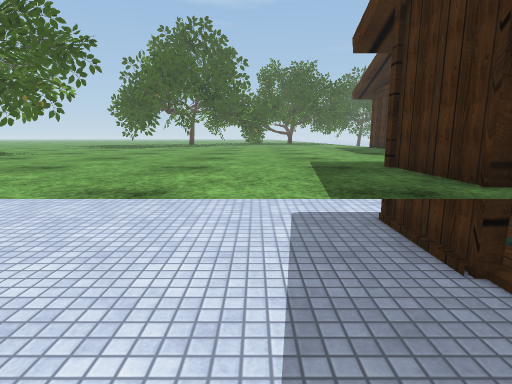
view 1 (above)

17 first-person views from a walk through a 3-D level made in the Unity game engine. The camera is 1.5 m above the floor, tilts 10° down and sees 80° across. The floor is counted in squares, 1 m on a side. Each view is taken from the middle of a square. On the plan, view 1 faces up. The plan holds only what a view shows up to about 15 squares ahead; the rest is blank. The place goes on beyond the plan. The player is left out. Some surface patterns are stand-ins.

view 2
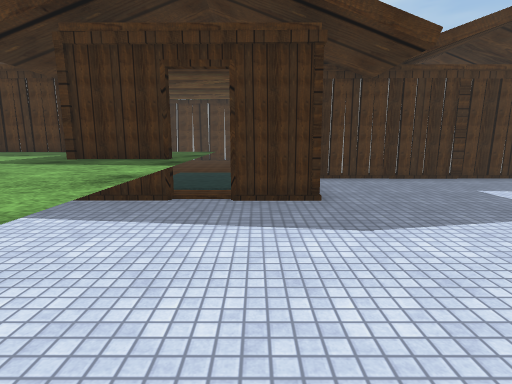

view 3
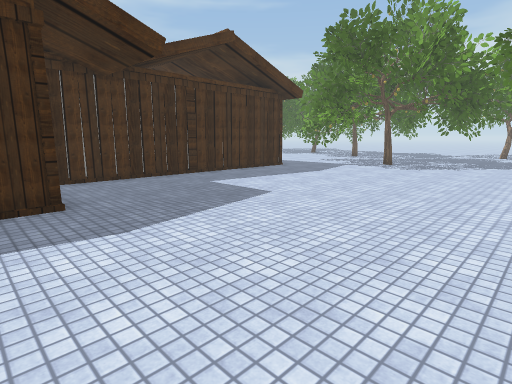

view 4
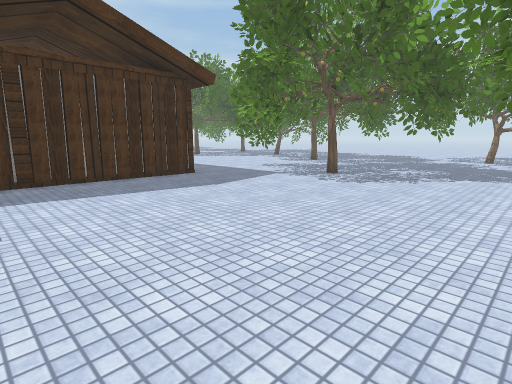

view 5
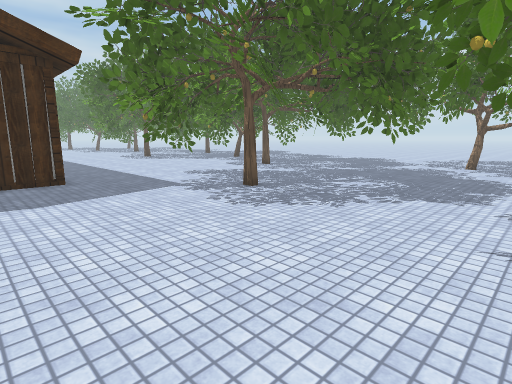

view 6
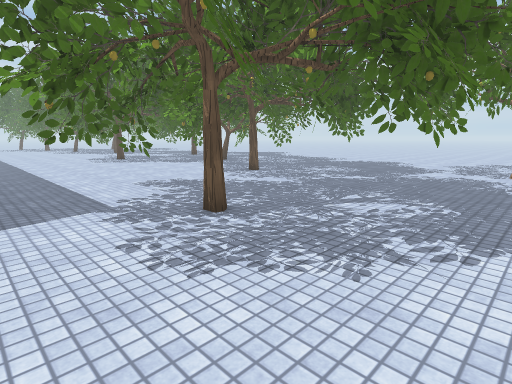

view 7
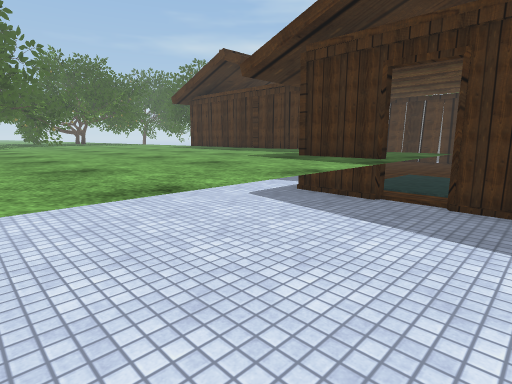

view 8
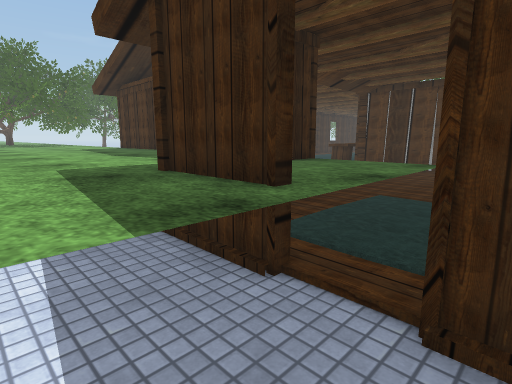

view 9
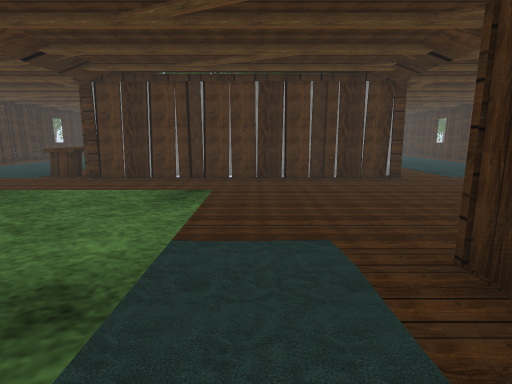

view 10
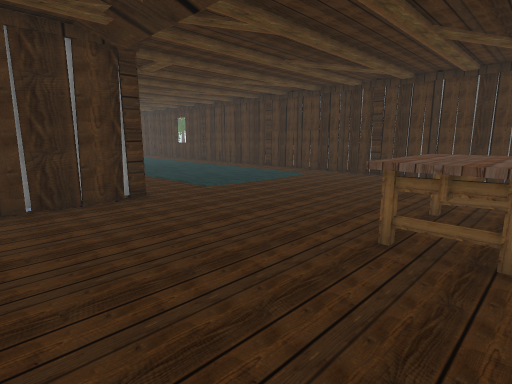

view 11
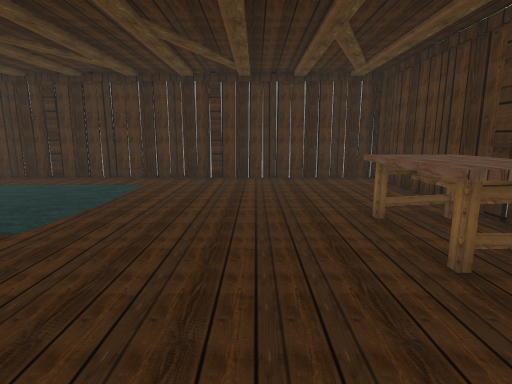

view 12
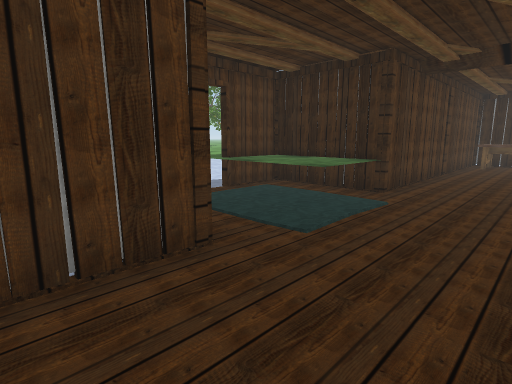

view 13
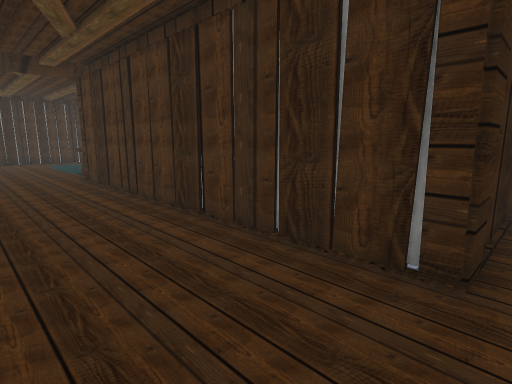

view 14
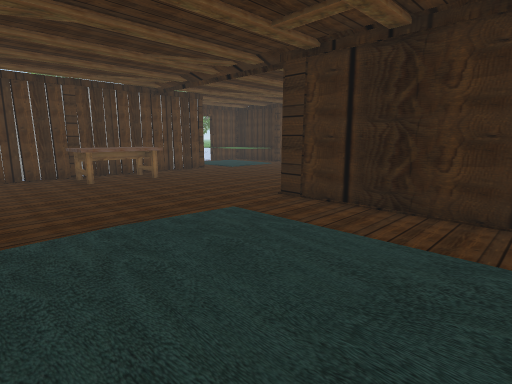

view 15
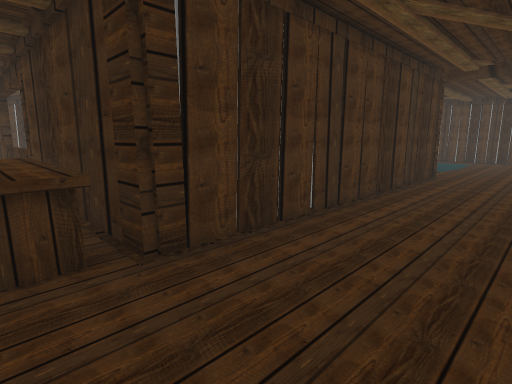

view 16
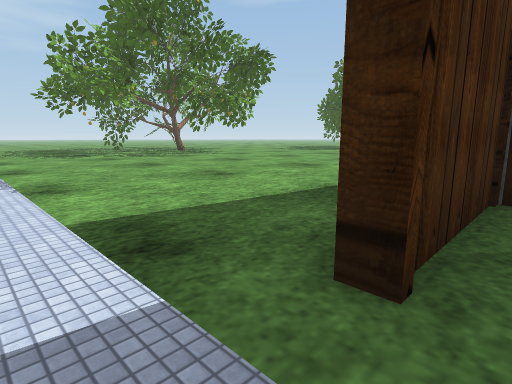

view 17
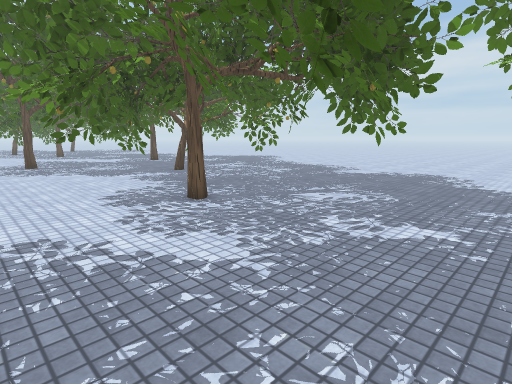

### Floor plan
Key: @ floor where view 1 was taken; # wall or solid block; . main floor; : floor 0.25 m higher than the main floor; ^ raised ledge; T tree; A table; O other object.
Columns run from 5 left of view 1 to 20 right of it. Each row starts with its distance up from view 1.
 10 ^^^^^^^^^^^#... ....OO
  9 ^^^^^^^^^^^#...  ...OOOO
  8 ^^^^^^^^^^^#... ....######
  7 T^^^^^^^^^^#... ....#
  6 ^^^^^^^^^^^#........#
  5 ^^^^^^^^^^^^........#
  4 ^^^^^^^^^^^^........#
  3 ^^^^^^^^^^^^........#
  2 ....................#
  1 .......##...........#
  0 .....@.##  .........#
 -1 .......... #........#
 -2 ...........#........#
 -3 ...........#........#####
 -4 ...........#.A............
 -5 ...........#AAA...........
 -6  ..........#AAA.....::::::
 -7 ...........#.A......::::::
 -8 ...........#........::::::
 -9 ...........#........:::::
-10 ...........#........::::::
-11 ...........#..............
-12 ...........#..............
-13 ...........###############
-14 .........T........
-15 .T.......T...........
-16 ..........T..T.......
-17  ......T...TTT......
-18  ..T.......TT......
-19  ... .............
-20  ...T.........T.......
-21  .. . .........T..........
-22  ....TT.T......T.........T
-23  ...........T..T..TTT...
-24  .......T... T...TT...T
-25  .......T......TT ...T
-26   .......TT.....TT...
-27  T.......TT....T...T
-28   .T.....TTT.T..T..
-29     ..T......TTT..
-30     .............
-31     .. .........
-32        ........
-33        .......
-34        ......
-35         ....
-36         ...
-37         ..

Positions as (right, up) in squares from view 1, and headings:
1: (0, 0), facing up
2: (-5, 1), facing right
3: (-5, 1), facing down-right
4: (-5, -5), facing down-right
5: (-5, -10), facing down-right
6: (-3, -13), facing down-right
7: (-5, 0), facing up-right
8: (0, 1), facing up-right
9: (3, 2), facing right
10: (7, 0), facing down-right
11: (11, -1), facing down
12: (10, -3), facing up-left
13: (11, -4), facing up-right
14: (20, -10), facing up-left
15: (11, 10), facing down-right
16: (3, 2), facing up-left
17: (1, -19), facing down-right
